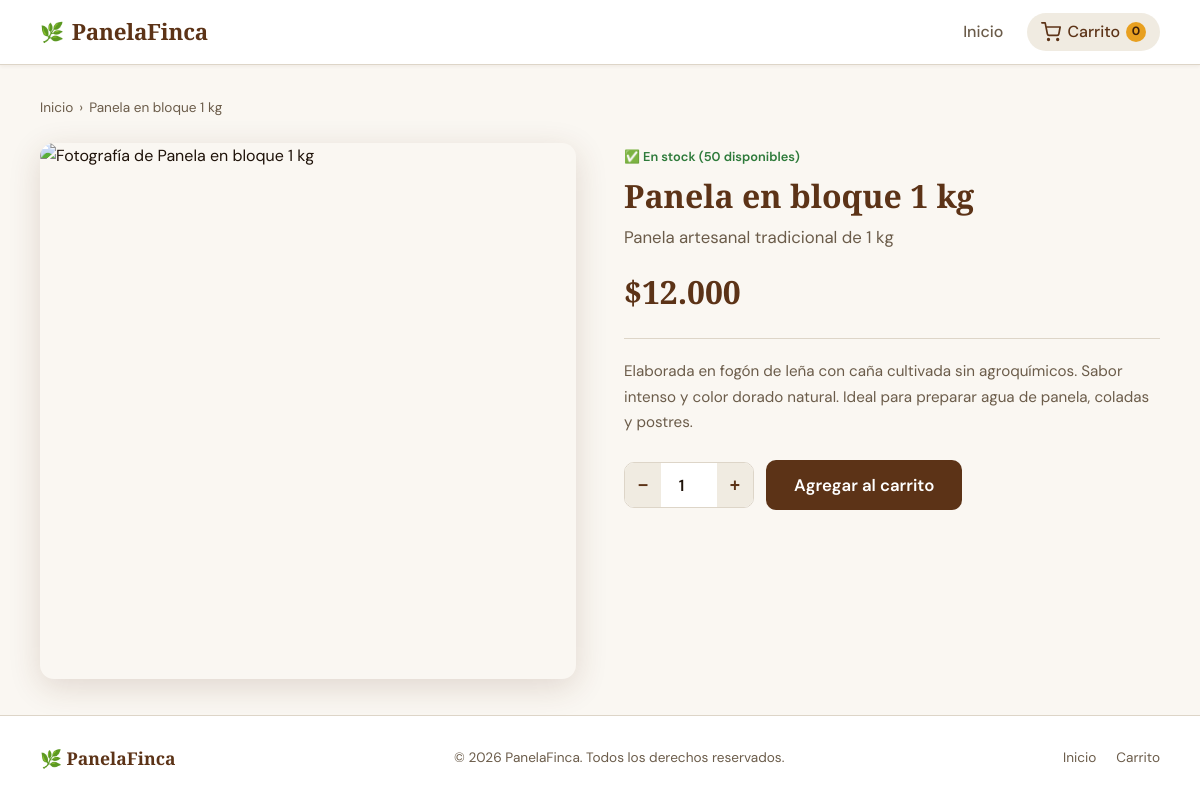
Screenshot of /src/public/product.php?id=1 with the database file from the repository.
### tables this page shows
CREATE TABLE IF NOT EXISTS products (
  id                INT            NOT NULL AUTO_INCREMENT,
  name              VARCHAR(150)   NOT NULL,
  short_description VARCHAR(255)   DEFAULT NULL,
  description       TEXT           DEFAULT NULL,
  price             DECIMAL(10,2)  NOT NULL DEFAULT 0.00,
  stock             INT            NOT NULL DEFAULT 0,
  image             VARCHAR(255)   DEFAULT NULL,
  created_at        TIMESTAMP      NOT NULL DEFAULT CURRENT_TIMESTAMP,
  PRIMARY KEY (id),
  FULLTEXT KEY ft_products_search (name, short_description, description)
);

### src/php/helpers.php (called while the page is built, shortened)
<?php
function e(string $value): string
{
    return htmlspecialchars($value, ENT_QUOTES | ENT_SUBSTITUTE, 'UTF-8');
}
function formatPrice(float|int $price): string
{
    return '$' . number_format($price, 0, ',', '.');
}

### src/php/db.php (called while the page is built, shortened)
<?php
function getPDO(): PDO
{
    static $pdo = null;
    $dsn = sprintf(
        'mysql:host=%s;dbname=%s;charset=utf8mb4',
        DB_HOST,
        DB_NAME
    );
    $options = [
        PDO::ATTR_ERRMODE            => PDO::ERRMODE_EXCEPTION,
        PDO::ATTR_DEFAULT_FETCH_MODE => PDO::FETCH_ASSOC,
        PDO::ATTR_EMULATE_PREPARES   => false,
    ];
    try {
        $pdo = new PDO($dsn, DB_USER, DB_PASS, $options);
        $pdo->exec("SET NAMES 'utf8mb4'");
        $pdo->exec("SET CHARACTER SET utf8mb4");
    } catch (PDOException $e) {
        $msg = APP_ENV === 'development'
            ? 'Error de base de datos: ' . $e->getMessage()
            : 'No se pudo conectar a la base de datos.';
        throw new RuntimeException($msg, 0, $e);
    }
    return $pdo;
}

### src/php/product_model.php (called while the page is built, shortened)
<?php
require_once __DIR__ . '/db.php';
function getProductById(int $id): array|false
{
    $stmt = getPDO()->prepare(
        'SELECT * FROM products WHERE id = ? LIMIT 1'
    );
    $stmt->execute([$id]);
    return $stmt->fetch();
}

### src/public/product.php (the view, shortened to what this page needs)
<?php
require_once __DIR__ . '/../php/product_model.php';
$id      = (int)($_GET['id'] ?? 0);
$product = getProductById($id);
require_once __DIR__ . '/../templates/header.php';
?>
<main class="container">
  <nav class="breadcrumb" aria-label="Ruta de navegación">
    <a href="<?= BASE_URL ?>/">Inicio</a>
    <span aria-hidden="true">›</span>
    <span><?= e($product['name']) ?></span>
  </nav>
  <article class="product-detail">
    <div class="product-img-wrap">
      <img
        id="productImage"
        src="<?= e(IMG_URL . '/' . ($product['image'] ?? 'default.jpg')) ?>"
        alt="Fotografía de <?= e($product['name']) ?>"
        loading="lazy"
        onerror="this.src='<?= ASSETS_URL ?>/img/products/default.jpg'"
        style="width: 100%; height: auto; max-height: 600px; object-fit: cover; border-radius: 14px; cursor: zoom-in;"
        title="Haz clic para ampliar"
      >
    </div>
    <div class="product-info">
      <p class="product-badge">
        <?= $product['stock'] > 0 ? '✅ En stock (' . (int)$product['stock'] . ' disponibles)' : '❌ Agotado' ?>
      </p>
      <h1 class="product-name"><?= e($product['name']) ?></h1>
      <?php if (!empty($product['short_description'])): ?>
        <p class="product-short"><?= e($product['short_description']) ?></p>
      <?php endif; ?>
      <p class="product-price"><?= formatPrice((float)$product['price']) ?></p>
      <?php if (!empty($product['description'])): ?>
        <div class="product-desc">
          <?= nl2br(e($product['description'])) ?>
        </div>
      <?php endif; ?>
      <?php if ($product['stock'] > 0): ?>
      <div class="product-actions">
        <div class="qty-control">
          <button type="button" id="qtyDec" aria-label="Reducir cantidad">−</button>
          <input id="qty" type="number" value="1" min="1" max="<?= (int)$product['stock'] ?>" aria-label="Cantidad">
          <button type="button" id="qtyInc" aria-label="Aumentar cantidad">+</button>
        </div>
        <button
          id="addToCart"
          class="btn-primary btn-lg"
          data-id="<?= (int)$product['id'] ?>"
        >
          Agregar al carrito
        </button>
      </div>
      <p id="cartMessage" class="cart-message" role="alert" aria-live="polite"></p>
      <?php endif; ?>
    </div>
  </article>
</main>
<?php require_once __DIR__ . '/../templates/footer.php'; ?>

### src/templates/header.php (shortened to what this page needs)
<!doctype html>
<html lang="es">
<head>
  <link rel="stylesheet" href="<?= ASSETS_URL ?>/css/style.css">
</head>
<body>
<header class="site-header">
  <div class="wrap header-inner">
    <a class="brand" href="<?= BASE_URL ?>/">
      <span class="brand-icon">🌿</span>
      <?= e(APP_NAME) ?>
    </a>
    <nav class="site-nav">
      <a href="<?= BASE_URL ?>/">Inicio</a>
      <a href="<?= BASE_URL ?>/cart.php" class="nav-cart">
        <svg width="20" height="20" viewBox="0 0 24 24" fill="none" stroke="currentColor" stroke-width="2" stroke-linecap="round" stroke-linejoin="round"><circle cx="9" cy="21" r="1"/><circle cx="20" cy="21" r="1"/><path d="M1 1h4l2.68 13.39a2 2 0 0 0 2 1.61h9.72a2 2 0 0 0 2-1.61L23 6H6"/></svg>
        <span>Carrito</span>
        <span class="cart-badge" id="cartCount">0</span>
      </a>
    </nav>
  </div>
</header>

### src/templates/footer.php (shortened to what this page needs)
<footer class="site-footer">
  <div class="wrap footer-inner">
    <p class="footer-brand">🌿 <?= e(APP_NAME) ?></p>
    <p class="footer-copy">&copy; <?= date('Y') ?> <?= e(APP_NAME) ?>. Todos los derechos reservados.</p>
    <nav class="footer-nav">
      <a href="<?= BASE_URL ?>/">Inicio</a>
      <a href="<?= BASE_URL ?>/cart.php">Carrito</a>
    </nav>
  </div>
</footer>
</body>
</html>

### rows the page displays
products: name "Panela en bloque 1 kg", stock "50", short_description "Panela artesanal tradicional de 1 kg", price "$12.000", description "Elaborada en fogón de leña con caña cultivada sin agroquímicos. Sabor intenso y color dorado natural. Ideal para preparar agua de panela, coladas y postres."

### other values shown
APP_NAME "PanelaFinca"
